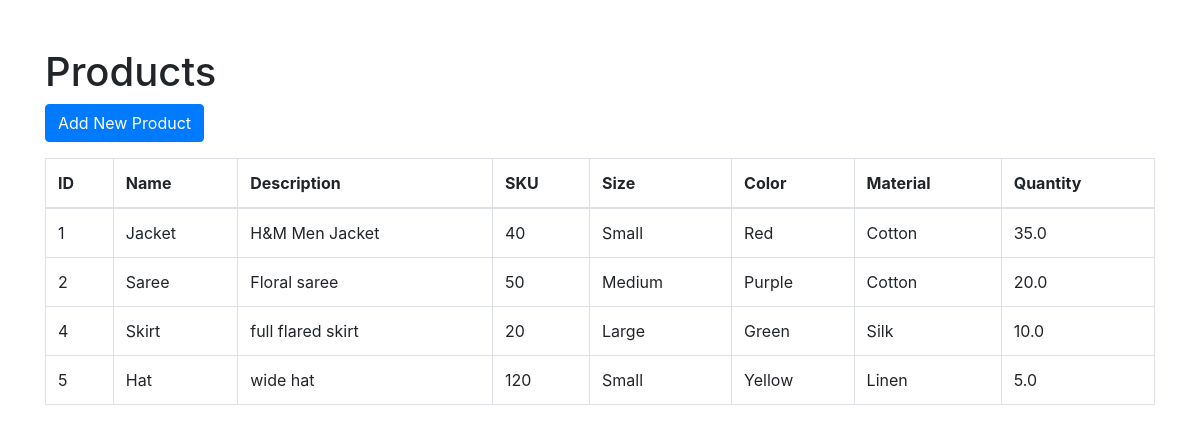
The page / on the database its author committed.
### app.py (models this page shows)
class Product(db.Model):
    id = db.Column(db.Integer, primary_key=True)
    name = db.Column(db.String(255), nullable=False)
    description = db.Column(db.Text, nullable=True)
    entries = db.relationship('ProductEntry', backref='product', lazy=True)

class ProductEntry(db.Model):
    id = db.Column(db.Integer, primary_key=True)
    product_id = db.Column(db.Integer, db.ForeignKey('product.id'), nullable=False)
    size_id = db.Column(db.Integer, db.ForeignKey('size.id'), nullable=False)
    color_id = db.Column(db.Integer, db.ForeignKey('color.id'), nullable=False)
    material_id = db.Column(db.Integer, db.ForeignKey('material.id'), nullable=False)
    sku = db.Column(db.Integer, nullable=False, unique=True)
    qty = db.Column(db.Float, nullable=False)
    size = db.relationship('Size', backref=db.backref('entries', lazy=True))
    color = db.relationship('Color', backref=db.backref('entries', lazy=True))
    material = db.relationship('Material', backref=db.backref('entries', lazy=True))

class Size(db.Model):
    id = db.Column(db.Integer, primary_key=True)
    size_value = db.Column(db.String(50), nullable=False)

class Color(db.Model):
    id = db.Column(db.Integer, primary_key=True)
    color_value = db.Column(db.String(50), nullable=False)

class Material(db.Model):
    id = db.Column(db.Integer, primary_key=True)
    material_value = db.Column(db.String(50), nullable=False)

### app.py (the view)
@app.route('/')
def products():
    products = Product.query.all()
    return render_template('products.html', products=products)

### templates/products.html (shortened to what this page needs)
<!doctype html>
<html lang="en">
<head>
  <link rel="stylesheet" href="https://stackpath.bootstrapcdn.com/bootstrap/4.3.1/css/bootstrap.min.css">
</head>
<body>
<div class="container">
  <h1 class="mt-5">Products</h1>
  <div class="mb-3">
    <a href="{{ url_for('add_product') }}" class="btn btn-primary">Add New Product</a>
  </div>
  <table class="table table-bordered">
    <thead>
      <tr>
        <th>ID</th>
        <th>Name</th>
        <th>Description</th>
        <th>SKU</th>
        <th>Size</th>
        <th>Color</th>
        <th>Material</th>
        <th>Quantity</th>
      </tr>
    </thead>
    <tbody>
      {% for product in products %}
        {% for entry in product.entries %}
        <tr>
          <td>{{ product.id }}</td>
          <td>{{ product.name }}</td>
          <td>{{ product.description }}</td>
          <td>{{ entry.sku }}</td>
          <td>{{ entry.size.size_value }}</td>
          <td>{{ entry.color.color_value }}</td>
          <td>{{ entry.material.material_value }}</td>
          <td>{{ entry.qty }}</td>
        </tr>
        {% endfor %}
      {% endfor %}
    </tbody>
  </table>
</div>
</body>
</html>

### rows shown on the page
Product: id "1", name "Jacket", description "H&M Men Jacket"
ProductEntry: sku "40", size.size_value "Small", color.color_value "Red", material.material_value "Cotton", qty "35.0"
Product: id "2", name "Saree", description "Floral saree"
ProductEntry: sku "50", size.size_value "Medium", color.color_value "Purple", material.material_value "Cotton", qty "20.0"
Product: id "4", name "Skirt", description "full flared skirt"
ProductEntry: sku "20", size.size_value "Large", color.color_value "Green", material.material_value "Silk", qty "10.0"
Product: id "5", name "Hat", description "wide hat"
ProductEntry: sku "120", size.size_value "Small", color.color_value "Yellow", material.material_value "Linen", qty "5.0"
